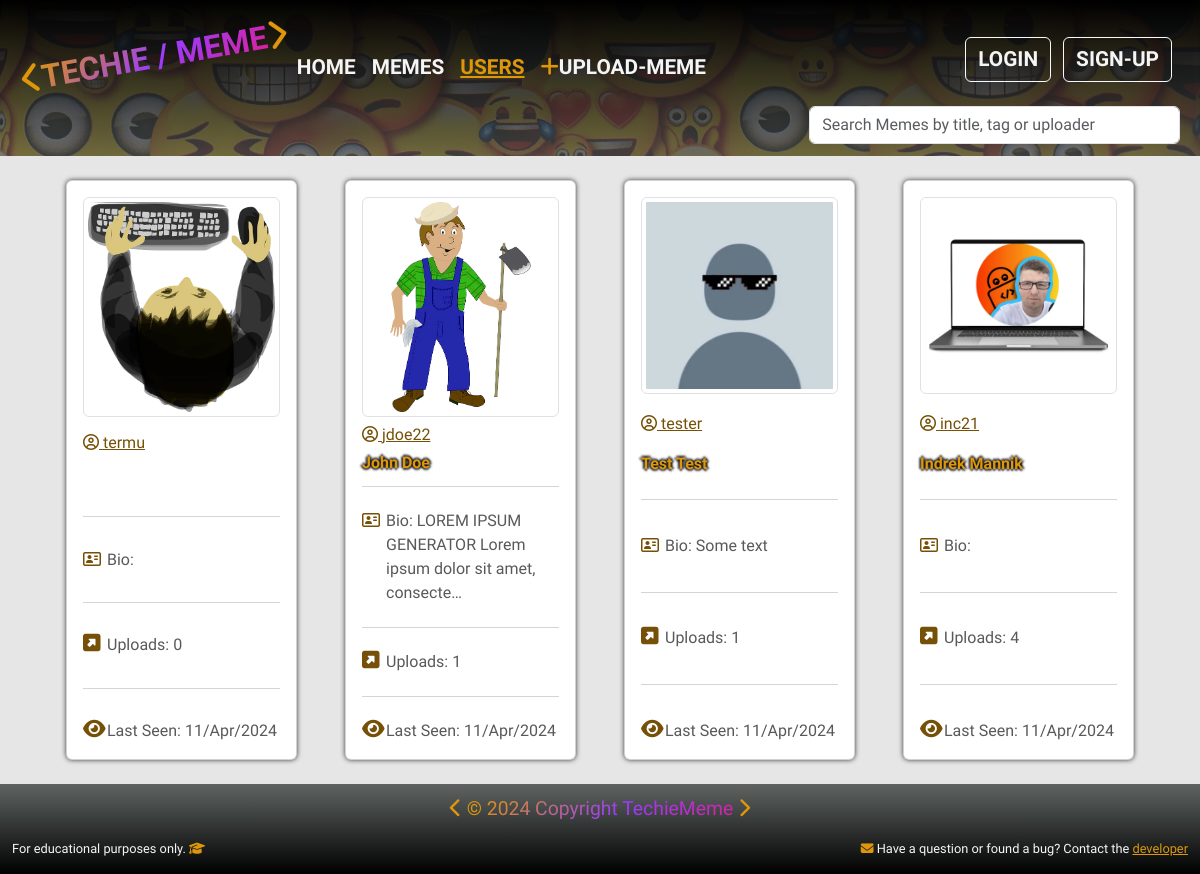
/users/, run on the app's committed database.
### users/models.py (models this page shows, shortened)
class UserProfile(models.Model):
    user = models.OneToOneField(User, on_delete=models.CASCADE, null=True,
                                blank=True)
    username = models.CharField(max_length=50, null=True, blank=True)
    first_name = models.CharField(max_length=50, null=True, blank=True)
    last_name = models.CharField(max_length=50, null=True, blank=True)
    location = models.CharField(max_length=100, null=True, blank=True)
    email = models.EmailField(max_length=100, null=True, blank=True)
    bio = models.TextField(null=True, blank=True)
    user_img = ResizedImageField(upload_to='users/', null=True,
                                 force_format='WEBP', quality=85,
                                 blank=True, default='users/default_user.webp')
    social_github = models.URLField(max_length=200, null=True, blank=True)
    social_linkedin = models.URLField(max_length=200, null=True, blank=True)
    social_facebook = models.URLField(max_length=200, null=True, blank=True)
    social_youtube = models.URLField(max_length=200, null=True, blank=True)
    social_website = models.URLField(max_length=200, null=True, blank=True)
    created = models.DateTimeField(auto_now_add=True)
    id = models.UUIDField(primary_key=True, default=uuid.uuid4, editable=False)
    @property
    def user_image_url(self):
        if self.user_img and hasattr(self.user_img, 'url'):
            return self.user_img.url
        else:
            return '/static/images/users/default_user.webp'
    class Meta:
        ordering = ['-created']

### memes/models.py (models this page shows, shortened)
class Meme(models.Model):
    uploader = models.ForeignKey(
        UserProfile, on_delete=models.CASCADE, null=True, blank=True)
    title = models.CharField(max_length=100, null=True)
    meme_img = ResizedImageField(upload_to='memes/', null=True,
                                 force_format='WEBP', quality=85,
                                 blank=True, default='memes/default.webp')
    tags = models.ManyToManyField('Tag', blank=True)
    smiley_face = models.ManyToManyField(
        UserProfile, related_name='smiley_face')
    sad_face = models.ManyToManyField(
        UserProfile, related_name='sad_face', blank=True)
    created = models.DateTimeField(auto_now_add=True)
    id = models.UUIDField(
        default=uuid.uuid4, unique=True, primary_key=True, editable=False)
    class Meta:
        ordering = ['-created']

### users/views.py (the view)
# urls.py: path('', views.userProfiles, name="user_profiles"),
def userProfiles(request):
    memes, search_form = searchMeme(request)
    profiles = UserProfile.objects.all()
    page = request.GET.get('page')
    results = 4
    paginator = Paginator(profiles, results)
    try:
        profiles = paginator.page(page)
    except PageNotAnInteger:
        page = 1
        profiles = paginator.page(page)
    except EmptyPage:
        page = paginator.num_pages
        profiles = paginator.page(page)
    leftIndex = (int(page) - 3)
    if leftIndex < 1:
        leftIndex = 1
    rightIndex = (int(page) + 4)
    if rightIndex > paginator.num_pages:
        rightIndex = paginator.num_pages + 1
    custom_range = range(leftIndex, rightIndex)
    context = {
        "profiles": profiles,
        "custom_range": custom_range,
        "paginator": paginator,
        "memes": memes,
        "search_form": search_form,
        }
    return render(request, "users/user_profiles.html", context)

### memes/utils.py (called while the page is built)
def searchMeme(request):
    search_form = ''
    if request.GET.get('search_form'):
        search_form = request.GET.get('search_form')
    tags = Tag.objects.filter(name__icontains=search_form)
    usernames = UserProfile.objects.filter(username__icontains=search_form)
    memes = Meme.objects.distinct().filter(
        Q(title__icontains=search_form) |
        Q(tags__in=tags) |
        Q(uploader__in=usernames)
        )
    return memes, search_form

### users/templates/users/user_profiles.html (shortened to what this page needs)
{% extends 'main.html' %}
{% load static %}
{% block content %}
   <div class="container mb-4">
		<div class="row">
            <div class="col-12 d-flex justify-content-center flex-wrap">
                {% for profile in profiles %}
                <div class="col-sm-6 col-lg-4 col-xl-3 mb-4">
                    <div class="card small-card m-4 h-100">
                        <div class="card-body d-grid align-content-between">
                            <a href="{% url 'single_user' profile.id %}"><img src="{{ profile.user_image_url}}" class="img-small card-img-top rounded-2 img-thumbnail" alt="User Image"></a>
                            <a href="{% url 'single_user' profile.id %}" class="card-link yellow"><i class="fa-regular fa-circle-user"></i> {{ profile.username}}</a>
                            {% if profile.first_name != None %} <h5 class="card-title">{{ profile.first_name|capfirst}} {% else %} <h5>&nbsp;</h5> {% endif %} {% if profile.last_name != None %} {{ profile.last_name|capfirst }}</h5>{% endif %}
                            <hr class="mt-0">
                            <div class="row flex-nowrap">
                                <div class="col-1"><i class="fa-regular fa-address-card yellow"></i></div>
                                <div class="col-11"><p class="card-text">Bio: {{ profile.bio|truncatechars:"60"}}</p></div>
                            </div>
                            <hr>
                            <div class="row flex-nowrap">
                                <div class="col-1"><i class="fa-solid fa-square-up-right yellow fs-5"></i></div>
                                <div class="col-11">Uploads: {{profile.meme_set.all|length}}</div>
                            </div>
                            <hr>
                            <div class="row flex-nowrap">
                                <div class="col-1"><i class="fa-solid fa-eye yellow fs-5"></i></div>
                                <div class="col-11">Last Seen: {{ profile.user.last_login|date:"d/M/Y" }}</div>
                            </div>
                        </div>
                    </div>
                </div>
                {% endfor %}
            </div>
        </div>
	</div>
{% endblock content %}

### static/styles/main.css (style rules this page uses)
* { margin: 0; padding: 0; box-sizing: border-box; }
body { font-family: 'Lexend', 'Lexend Deca', sans-serif; min-height: 100vh; display: flex; flex-direction: column; background-color: #e6e6e6; }
.yellow { color: #755006; }
.small-card { box-shadow: 0px 0px 5px 0px rgba(0,0,0,0.75); color: #595959; background-color: white; max-width: 260px; }
.card-title { font-weight: bold; color: #DE970B; font-size: 1em; text-shadow: -2px 0px 2px rgba(0,0,0,0.75), 2px 0px 2px rgba(0,0,0,0.75), 0px -2px 2px rgba(0,0,0,0.75), 0px 2px 2px rgba(0,0,0,0.75); }
.img-small { max-width: 220px; max-height: 220px; object-fit: contain; }

### data on the page
UserProfile: user_image_url (picture), username "termu", meme_set.all|length "0", user.last_login "11/Apr/2024"
UserProfile: user_image_url (picture), username "jdoe22", first_name "John", last_name "Doe", bio "LOREM IPSUM GENERATOR Lorem ipsum dolor sit amet, consecte…", meme_set.all|length "1", user.last_login "11/Apr/2024"
UserProfile: user_image_url (placeholder picture), username "tester", first_name "Test", last_name "Test", bio "Some text", meme_set.all|length "1", user.last_login "11/Apr/2024"
UserProfile: user_image_url (picture), username "inc21", first_name "Indrek", last_name "Mannik", meme_set.all|length "4", user.last_login "11/Apr/2024"
